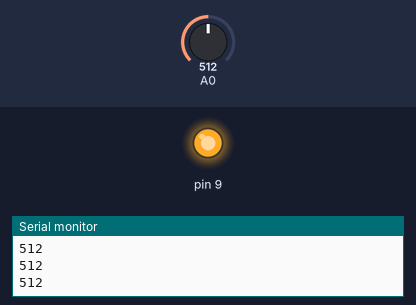
The sketch below on a simulated Arduino Uno, built with avr-gcc and run on an emulated ATmega328P. On the bench: output pins drawn as LEDs (lit = HIGH), the last lines printed to the serial monitor. Inputs (shaded band) come from the test bench; at power-on: A0 = 512.

Above: at 1.2 s.
1.3 s: A0 set to 491
At 1.9 s:
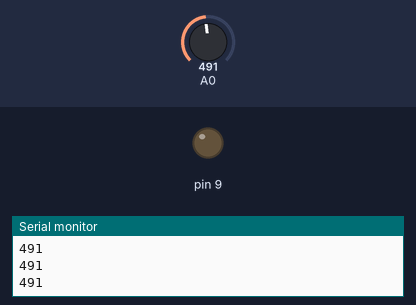
2.8 s: A0 set to 510
At 3.2 s:
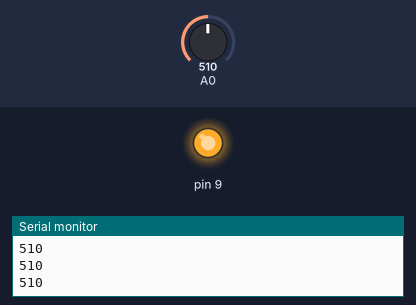
4.3 s: A0 set to 490
At 5.5 s:
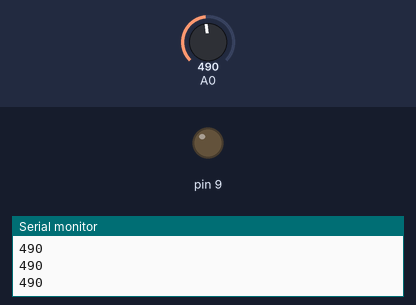
Timing chart, 0 to 7.3 s (numbered marks = the images above; inputs shaded):
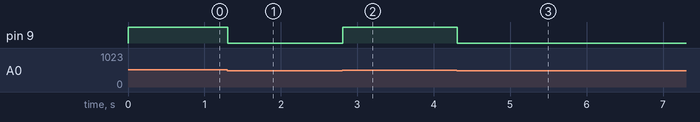

The sketch:

potenciomentrosiono.ino
```cpp
void setup(){
  pinMode(9,OUTPUT);
  Serial.begin(9600);
}

void loop(){
  int valor=analogRead(A0);
  Serial.println(valor);
  if(valor >= 500){
    digitalWrite(9,HIGH);
  }else{
    digitalWrite(9,LOW);
  }
}
```

Measured:
- the behaviour switches between 500 and 499 on A0 (found by bisection; images 0 and 1)
- after the input at 1.3 s, pin 9: HIGH → LOW at once
- after the input at 2.8 s, pin 9: LOW → HIGH at once
- after the input at 4.3 s, pin 9: HIGH → LOW at once
